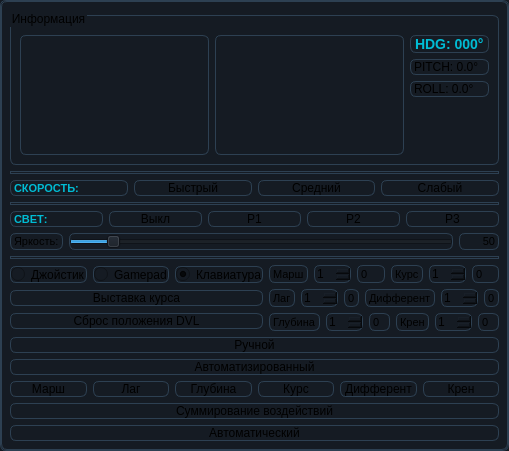
     <widget class="QStackedWidget" name="stackedWidget_mode">
      <property name="minimumSize">
       <size>
        <width>480</width>
        <height>0</height>
       </size>
      </property>
      <property name="maximumSize">
       <size>
        <width>560</width>
        <height>16777215</height>
       </size>
      </property>
      <property name="styleSheet">
       <string notr="true">background-color: #151b23; border: 1px solid #2d4052; border-radius: 6px;</string>
      </property>
      <property name="currentIndex"><number>0</number></property>
      <widget class="QWidget" name="page_main">
       <layout class="QVBoxLayout" name="verticalLayout_3">
        <item>
         <widget class="QGroupBox" name="groupBox_info">
          <property name="styleSheet"><string notr="true">QGroupBox { margin-top: 5px; padding-top: 10px; }</string></property>
          <property name="title"><string>Информация</string></property>
          <layout class="QHBoxLayout" name="horizontalLayout_info">
           <item>
            <widget class="Compass" name="compass" native="true">
             <property name="sizePolicy"><sizepolicy hsizetype="Expanding" vsizetype="Expanding"><horstretch>1</horstretch><verstretch>0</verstretch></sizepolicy></property>
             <property name="minimumSize"><size><width>120</width><height>120</height></size></property>
            </widget>
           </item>
           <item>
            <widget class="AttitudeIndicator" name="attitudeIndicator" native="true">
             <property name="sizePolicy"><sizepolicy hsizetype="Expanding" vsizetype="Expanding"><horstretch>1</horstretch><verstretch>0</verstretch></sizepolicy></property>
             <property name="minimumSize"><size><width>120</width><height>120</height></size></property>
            </widget>
           </item>
           <item>
            <layout class="QVBoxLayout" name="verticalLayout_orientation">
             <item>
              <widget class="QLabel" name="lbl_heading">
               <property name="styleSheet"><string notr="true">font-size: 14px; font-weight: bold; color: #00bcd4;</string></property>
               <property name="text"><string>HDG: 000°</string></property>
              </widget>
             </item>
             <item>
              <widget class="QLabel" name="lbl_pitch">
               <property name="styleSheet"><string notr="true">font-size: 12px;</string></property>
               <property name="text"><string>PITCH: 0.0°</string></property>
              </widget>
             </item>
             <item>
              <widget class="QLabel" name="lbl_roll">
               <property name="styleSheet"><string notr="true">font-size: 12px;</string></property>
               <property name="text"><string>ROLL: 0.0°</string></property>
              </widget>
             </item>
             <item>
              <spacer name="verticalSpacer_orientation">
               <property name="orientation"><enum>Qt::Vertical</enum></property>
               <property name="sizeHint" stdset="0"><size><width>20</width><height>40</height></size></property>
              </spacer>
             </item>
            </layout>
           </item>
          </layout>
         </widget>
        </item>
        <item>
         <widget class="Line" name="line_separator1">
          <property name="orientation"><enum>Qt::Horizontal</enum></property>
         </widget>
        </item>
        <item>
         <layout class="QHBoxLayout" name="horizontalLayout_speed">
          <item>
           <widget class="QLabel" name="lbl_speed_mode_title">
            <property name="styleSheet"><string notr="true">font-weight: bold; color: #00bcd4; font-size: 11px;</string></property>
            <property name="text"><string>СКОРОСТЬ:</string></property>
           </widget>
          </item>
          <item>
           <widget class="QPushButton" name="pushButton_speedFast">
            <property name="text"><string>Быстрый</string></property>
            <property name="checkable"><bool>true</bool></property>
           </widget>
          </item>
          <item>
           <widget class="QPushButton" name="pushButton_speedMedium">
            <property name="text"><string>Средний</string></property>
            <property name="checkable"><bool>true</bool></property>
            <property name="checked"><bool>true</bool></property>
           </widget>
          </item>
          <item>
           <widget class="QPushButton" name="pushButton_speedSlow">
            <property name="text"><string>Слабый</string></property>
            <property name="checkable"><bool>true</bool></property>
           </widget>
          </item>
         </layout>
        </item>
                <item>
         <widget class="Line" name="line_separator_light">
          <property name="orientation">
           <enum>Qt::Orientation::Horizontal</enum>
          </property>
         </widget>
        </item>
        <item>
         <layout class="QVBoxLayout" name="verticalLayout_light">
          <item>
           <layout class="QHBoxLayout" name="horizontalLayout_light_modes">
            <item>
             <widget class="QLabel" name="lbl_light_modes">
              <property name="styleSheet">
               <string notr="true">font-weight: bold; color: #00bcd4; font-size: 11px;</string>
              </property>
              <property name="text">
               <string>СВЕТ:</string>
              </property>
             </widget>
            </item>
            <item>
             <widget class="QPushButton" name="btn_light_off">
              <property name="text">
               <string>Выкл</string>
              </property>
              <property name="checkable">
               <bool>true</bool>
              </property>
              <property name="checked">
               <bool>true</bool>
              </property>
             </widget>
            </item>
            <item>
             <widget class="QPushButton" name="btn_light_mode1">
              <property name="text">
               <string>Р1</string>
              </property>
              <property name="checkable">
               <bool>true</bool>
              </property>
             </widget>
            </item>
            <item>
             <widget class="QPushButton" name="btn_light_mode2">
              <property name="text">
               <string>Р2</string>
              </property>
              <property name="checkable">
               <bool>true</bool>
              </property>
             </widget>
            </item>
            <item>
             <widget class="QPushButton" name="btn_light_mode3">
              <property name="text">
               <string>Р3</string>
              </property>
              <property name="checkable">
               <bool>true</bool>
              </property>
             </widget>
            </item>
           </layout>
          </item>
          <item>
           <layout class="QHBoxLayout" name="horizontalLayout_brightness">
            <item>
             <widget class="QLabel" name="lbl_brightness">
              <property name="styleSheet">
               <string notr="true">font-size: 11px;</string>
              </property>
              <property name="text">
               <string>Яркость:</string>
              </property>
             </widget>
            </item>
            <item>
             <widget class="QSlider" name="slider_brightness">
              <property name="orientation">
               <enum>Qt::Horizontal</enum>
              </property>
              <property name="minimum">
               <number>0</number>
              </property>
              <property name="maximum">
               <number>500</number>
              </property>
              <property name="value">
               <number>50</number>
              </property>
              <property name="minimumSize">
               <size>
                <width>150</width>
                <height>0</height>
               </size>
              </property>
             </widget>
            </item>
            <item>
             <widget class="QLabel" name="lbl_brightness_value">
              <property name="styleSheet">
               <string notr="true">font-size: 11px;</string>
              </property>
              <property name="text">
               <string>50</string>
              </property>
              <property name="minimumSize">
               <size>
                <width>40</width>
                <height>0</height>
               </size>
              </property>
              <property name="alignment">
               <set>Qt::AlignmentFlag::AlignRight|Qt::AlignmentFlag::AlignVCenter</set>
              </property>
             </widget>
            </item>
           </layout>
          </item>
         </layout>
        </item>
        <item>
         <widget class="Line" name="line_separator2">
          <property name="orientation"><enum>Qt::Horizontal</enum></property>
         </widget>
        </item>
        <item>
         <layout class="QHBoxLayout" name="horizontalLayout_5" stretch="1,1">
          <item>
           <layout class="QVBoxLayout" name="verticalLayout_control_left">
            <item>
             <layout class="QHBoxLayout" name="horizontalLayout_control_source">
              <item>
               <widget class="QRadioButton" name="radioButton_useJoyStick">
                <property name="enabled"><bool>true</bool></property>
                <property name="text"><string>Джойстик</string></property>
                <property name="checkable"><bool>true</bool></property>
                <property name="checked"><bool>false</bool></property>
               </widget>
              </item>
              <item>
               <widget class="QRadioButton" name="gamepad_btn">
                <property name="text"><string>Gamepad</string></property>
               </widget>
              </item>
              <item>
               <widget class="QRadioButton" name="radioButton_useKeyBoard">
                <property name="text"><string>Клавиатура</string></property>
                <property name="checked"><bool>true</bool></property>
               </widget>
              </item>
             </layout>
            </item>
            <item>
             <widget class="QPushButton" name="pushButton_zeroYaw">
              <property name="text"><string>Выставка курса</string></property>
             </widget>
            </item>
            <item>
             <widget class="QPushButton" name="pushButton_resetDvlOrigin">
              <property name="toolTip"><string>Сбросить начало координат DVL после погружения аппарата</string></property>
              <property name="text"><string>Сброс положения DVL</string></property>
             </widget>
            </item>
           </layout>
          </item>
          <item>
           <layout class="QVBoxLayout" name="verticalLayout_11">
            <item>
             <layout class="QHBoxLayout" name="horizontalLayout">
              <item><widget class="QLabel" name="label_4"><property name="styleSheet"><string notr="true">font-size: 11px;</string></property><property name="text"><string>Марш</string></property></widget></item>
              <item><widget class="QSpinBox" name="spinBox_gain_surge"><property name="sizePolicy"><sizepolicy hsizetype="Maximum" vsizetype="Fixed"><horstretch>0</horstretch><verstretch>0</verstretch></sizepolicy></property><property name="value"><number>1</number></property></widget></item>
              <item><widget class="QLabel" name="label_controlMarch"><property name="styleSheet"><string notr="true">font-size: 11px;</string></property><property name="text"><string>0</string></property></widget></item>
              <item><widget class="QLabel" name="label_7"><property name="styleSheet"><string notr="true">font-size: 11px;</string></property><property name="text"><string>Курс</string></property></widget></item>
              <item><widget class="QSpinBox" name="spinBox_gain_yaw"><property name="sizePolicy"><sizepolicy hsizetype="Maximum" vsizetype="Fixed"><horstretch>0</horstretch><verstretch>0</verstretch></sizepolicy></property><property name="value"><number>1</number></property></widget></item>
              <item><widget class="QLabel" name="label_controlYaw"><property name="styleSheet"><string notr="true">font-size: 11px;</string></property><property name="text"><string>0</string></property></widget></item>
             </layout>
            </item>
            <item>
             <layout class="QHBoxLayout" name="horizontalLayout_8">
              <item><widget class="QLabel" name="label_10"><property name="styleSheet"><string notr="true">font-size: 11px;</string></property><property name="text"><string>Лаг</string></property></widget></item>
              <item><widget class="QSpinBox" name="spinBox_gain_sway"><property name="sizePolicy"><sizepolicy hsizetype="Maximum" vsizetype="Fixed"><horstretch>0</horstretch><verstretch>0</verstretch></sizepolicy></property><property name="value"><number>1</number></property></widget></item>
              <item><widget class="QLabel" name="label_controlLag"><property name="styleSheet"><string notr="true">font-size: 11px;</string></property><property name="text"><string>0</string></property></widget></item>
              <item><widget class="QLabel" name="label_11"><property name="styleSheet"><string notr="true">font-size: 11px;</string></property><property name="text"><string>Дифферент</string></property></widget></item>
              <item><widget class="QSpinBox" name="spinBox_gain_pitch"><property name="sizePolicy"><sizepolicy hsizetype="Maximum" vsizetype="Fixed"><horstretch>0</horstretch><verstretch>0</verstretch></sizepolicy></property><property name="value"><number>1</number></property></widget></item>
              <item><widget class="QLabel" name="label_controlDif"><property name="styleSheet"><string notr="true">font-size: 11px;</string></property><property name="text"><string>0</string></property></widget></item>
             </layout>
            </item>
            <item>
             <layout class="QHBoxLayout" name="horizontalLayout_9">
              <item><widget class="QLabel" name="label_12"><property name="styleSheet"><string notr="true">font-size: 11px;</string></property><property name="text"><string>Глубина</string></property></widget></item>
              <item><widget class="QSpinBox" name="spinBox_gain_depth"><property name="sizePolicy"><sizepolicy hsizetype="Maximum" vsizetype="Fixed"><horstretch>0</horstretch><verstretch>0</verstretch></sizepolicy></property><property name="value"><number>1</number></property></widget></item>
              <item><widget class="QLabel" name="label_controlDepth"><property name="styleSheet"><string notr="true">font-size: 11px;</string></property><property name="text"><string>0</string></property></widget></item>
              <item><widget class="QLabel" name="label_13"><property name="styleSheet"><string notr="true">font-size: 11px;</string></property><property name="text"><string>Крен</string></property></widget></item>
              <item><widget class="QSpinBox" name="spinBox_gain_roll"><property name="sizePolicy"><sizepolicy hsizetype="Maximum" vsizetype="Fixed"><horstretch>0</horstretch><verstretch>0</verstretch></sizepolicy></property><property name="value"><number>1</number></property></widget></item>
              <item><widget class="QLabel" name="label_controlKren"><property name="styleSheet"><string notr="true">font-size: 11px;</string></property><property name="text"><string>0</string></property></widget></item>
             </layout>
            </item>
           </layout>
          </item>
         </layout>
        </item>
        <item>
         <layout class="QVBoxLayout" name="verticalLayout" stretch="0,0,0,0">
          <item>
           <widget class="QPushButton" name="pushButton_modeManual">
            <property name="sizePolicy"><sizepolicy hsizetype="Ignored" vsizetype="Preferred"><horstretch>0</horstretch><verstretch>0</verstretch></sizepolicy></property>
            <property name="text"><string>Ручной</string></property>
            <property name="checkable"><bool>true</bool></property>
            <property name="checked"><bool>true</bool></property>
           </widget>
          </item>
          <item>
           <widget class="QPushButton" name="pushButton_modeAutomated">
            <property name="sizePolicy"><sizepolicy hsizetype="Ignored" vsizetype="Preferred"><horstretch>0</horstretch><verstretch>0</verstretch></sizepolicy></property>
            <property name="text"><string>Автоматизированный</string></property>
            <property name="checkable"><bool>true</bool></property>
           </widget>
          </item>
          <item>
           <layout class="QHBoxLayout" name="horizontalLayout_11">
            <item><widget class="QPushButton" name="pushButton_modeAutomated_surge"><property name="sizePolicy"><sizepolicy hsizetype="Minimum" vsizetype="Minimum"><horstretch>0</horstretch><verstretch>0</verstretch></sizepolicy></property><property name="text"><string>Марш</string></property><property name="checkable"><bool>true</bool></property></widget></item>
            <item><widget class="QPushButton" name="pushButton_modeAutomated_sway"><property name="sizePolicy"><sizepolicy hsizetype="Minimum" vsizetype="Minimum"><horstretch>0</horstretch><verstretch>0</verstretch></sizepolicy></property><property name="text"><string>Лаг</string></property><property name="checkable"><bool>true</bool></property></widget></item>
            <item><widget class="QPushButton" name="pushButton_modeAutomated_depth"><property name="sizePolicy"><sizepolicy hsizetype="Minimum" vsizetype="Minimum"><horstretch>0</horstretch><verstretch>0</verstretch></sizepolicy></property><property name="text"><string>Глубина</string></property><property name="checkable"><bool>true</bool></property></widget></item>
            <item><widget class="QPushButton" name="pushButton_modeAutomated_yaw"><property name="sizePolicy"><sizepolicy hsizetype="Minimum" vsizetype="Minimum"><horstretch>0</horstretch><verstretch>0</verstretch></sizepolicy></property><property name="text"><string>Курс</string></property><property name="checkable"><bool>true</bool></property></widget></item>
            <item><widget class="QPushButton" name="pushButton_modeAutomated_pitch"><property name="sizePolicy"><sizepolicy hsizetype="Minimum" vsizetype="Minimum"><horstretch>0</horstretch><verstretch>0</verstretch></sizepolicy></property><property name="text"><string>Дифферент</string></property><property name="checkable"><bool>true</bool></property></widget></item>
            <item><widget class="QPushButton" name="pushButton_modeAutomated_roll"><property name="sizePolicy"><sizepolicy hsizetype="Minimum" vsizetype="Minimum"><horstretch>0</horstretch><verstretch>0</verstretch></sizepolicy></property><property name="text"><string>Крен</string></property><property name="checkable"><bool>true</bool></property></widget></item>
           </layout>
          </item>
          <item>
           <widget class="QPushButton" name="pushButton_sumControlImpacts">
            <property name="sizePolicy"><sizepolicy hsizetype="Minimum" vsizetype="Preferred"><horstretch>0</horstretch><verstretch>0</verstretch></sizepolicy></property>
            <property name="toolTip"><string>Добавлять ручное воздействие к выходу САУ и удерживать последнюю точку после отпускания управления</string></property>
            <property name="text"><string>Суммирование воздействий</string></property>
            <property name="checkable"><bool>true</bool></property>
           </widget>
          </item>
          <item>
           <widget class="QPushButton" name="pushButton_modeAutomatic">
            <property name="sizePolicy"><sizepolicy hsizetype="Minimum" vsizetype="Preferred"><horstretch>0</horstretch><verstretch>0</verstretch></sizepolicy></property>
            <property name="text"><string>Автоматический</string></property>
            <property name="checkable"><bool>true</bool></property>
           </widget>
          </item>
         </layout>
        </item>
       </layout>
      </widget>
      <widget class="QWidget" name="page_modeAutomatic">
       <layout class="QGridLayout" name="gridLayout_7">
        <item row="0" column="0">
         <layout class="QVBoxLayout" name="verticalLayout_modeAutomatic"/>
        </item>
       </layout>
      </widget>
     </widget>
